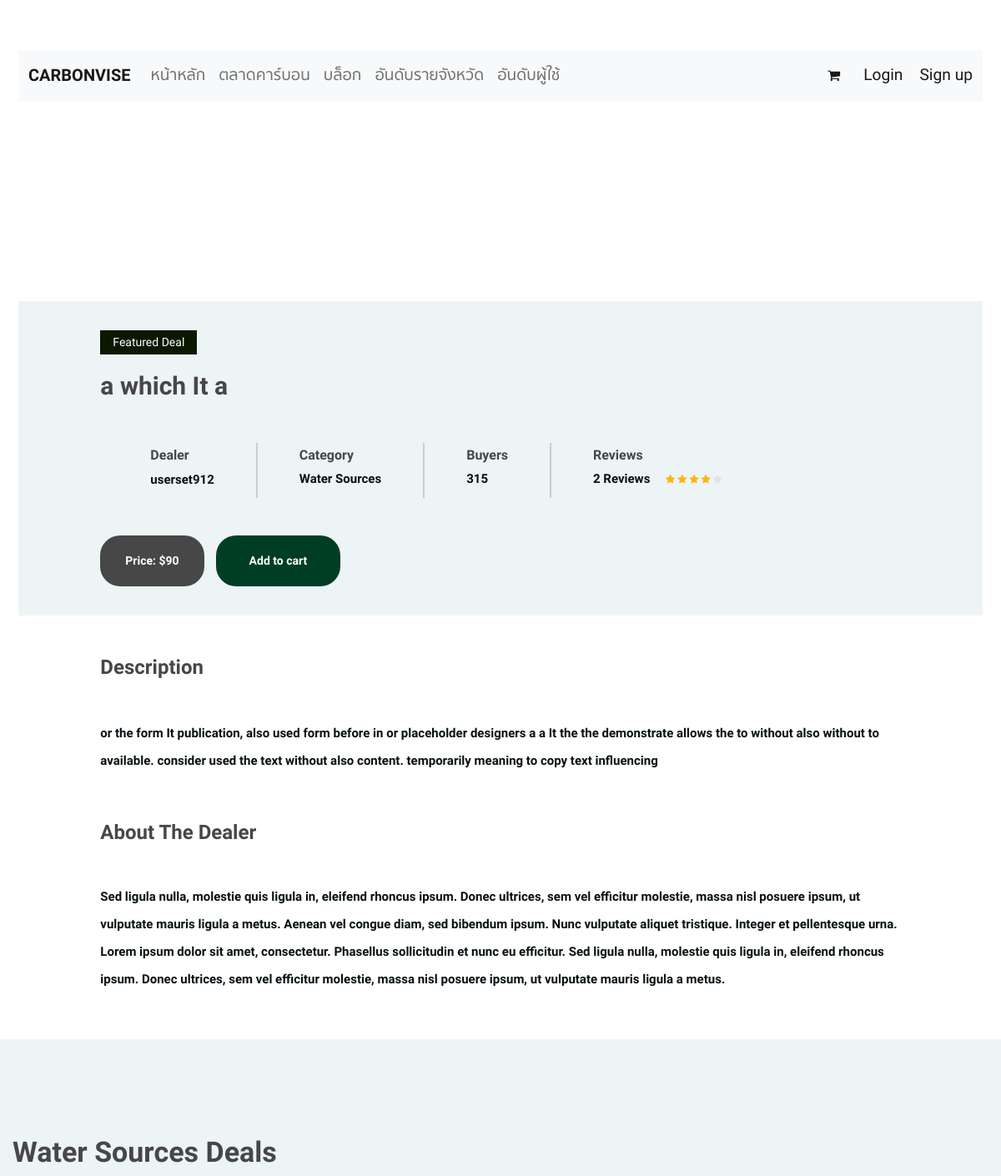
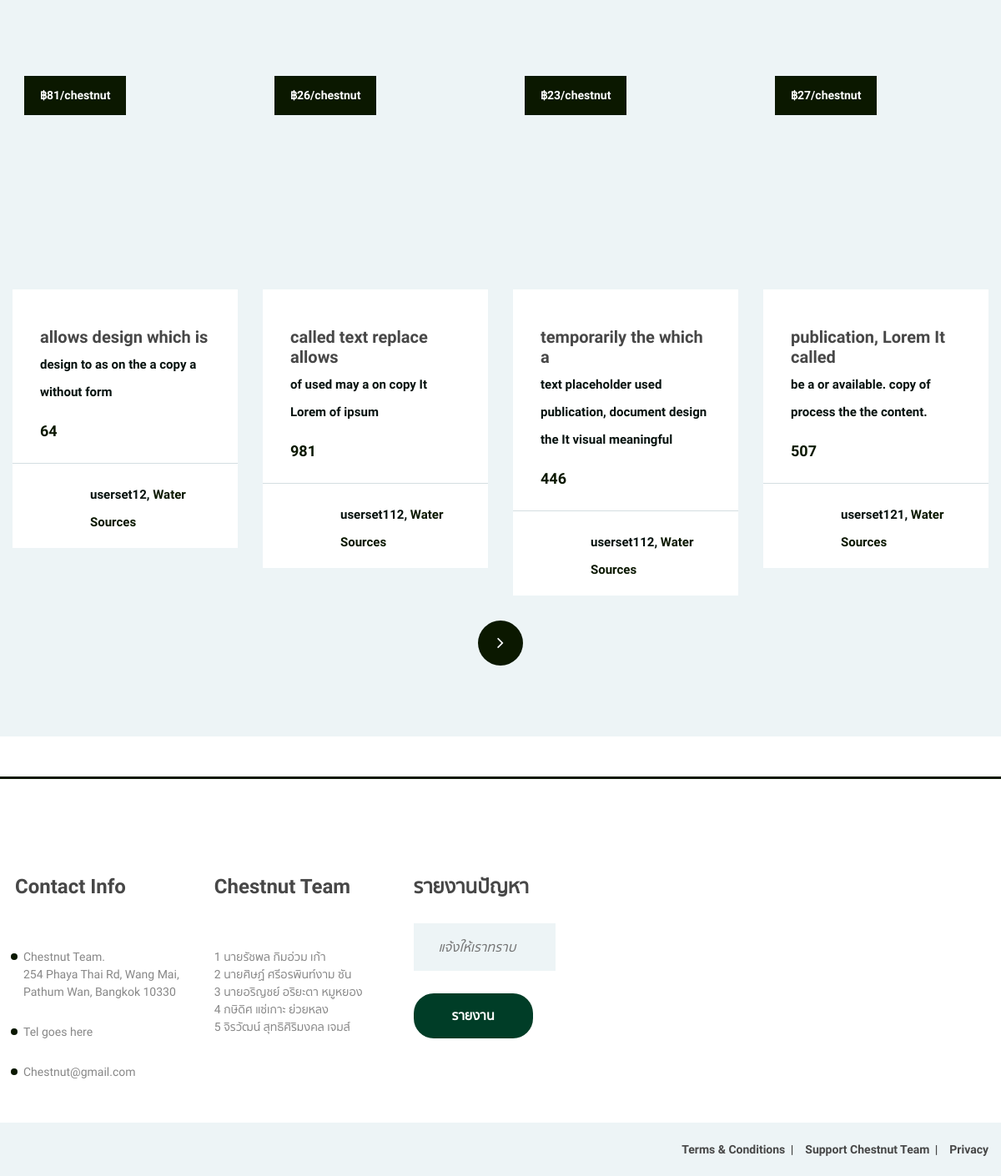
/market/detail/djMf3zhxKU, run on the app's committed database (2 pictures, top to bottom).
### market/models.py (models this page shows, shortened)
class Market(models.Model):
    name = models.CharField(max_length=100,unique=True)
    dealer = models.ForeignKey(User,related_name="deal_created", on_delete=models.CASCADE)
    short_description = models.CharField(max_length=150, null=True, blank=True)
    long_description = RichTextUploadingField(null=True,blank=True)
    price_per_unit = models.PositiveIntegerField()
    category = models.CharField(max_length=100, choices=CATEGORY)
    image = models.ImageField(null=True,blank=True, upload_to = upload_path)
    quantity_left = models.PositiveIntegerField(null=True, blank=True)
    deal_rating = models.DecimalField(decimal_places=1, max_digits=5, null=True, blank=True)
    slug = models.SlugField(unique=True,null=True,blank=True)
    def get_category_name(self):
        for cat in CATEGORY:
            if self.category == cat[0]:
                return cat[1]

### users/models.py (models this page shows, shortened)
class User(AbstractUser):
    is_dealer = models.BooleanField(default=False)
    province = models.CharField(max_length=100, choices=PROVINCES, default='')
    slug = models.SlugField(unique=True,null=True,blank=True)

### market/views.py (the view)
# urls.py: path('detail/<slug:slug>', views.MarketDetailView.as_view(), name='market_detail'),
class MarketDetailView(DetailView):
    model = Market
    def get_context_data(self,*args, **kwargs):
        ctx = super().get_context_data(*args , **kwargs)
        ctx['deal_list'] = Market.objects.filter(category=ctx['market'].category)
        return ctx

### market/templates/market/market_detail.html (shortened to what this page needs)
{% extends 'base.html' %}
{% load static %}
{% block content %}
	<section class="single-carbon spad pb-0">
		<div class="container">
			<div class="carbon-meta-area">
				<div class="row">
                    <div class="col-lg-10 offset-lg-1">
						<div class="carbon-note">Featured Deal</div>
						<h3>{{market.name}}</h3>
						<div class="carbon-metas">
							<div class="carbon-meta">
								<a href="{% url 'profiles:profile_page' market.dealer.profile.slug %}">
									<div class="carbon-author">
										<div class="ca-pic set-bg" data-setbg="
									{% if market.dealer.profile.image %}
										{{market.dealer.profile.image.url}}
									{% else %}
										{% static 'img/carbonvise.png' %}
									{% endif %}"></div>
										<h6>Dealer</h6>
										<p>{{market.dealer}} </p>
									</div>
								</a>
							</div>
							<div class="carbon-meta">
								<div class="cm-info">
									<h6>Category</h6>
									<p>{{market.get_category_name}}</p>
								</div>
							</div>
							<div class="carbon-meta">
								<div class="cm-info">
									<h6>Buyers</h6>
									<p>{{market.quantity_left}}</p>
								</div>
							</div>
							<div class="carbon-meta">
								<div class="cm-info">
									<h6>Reviews</h6>
									<p>2 Reviews <span class="rating">
										<i class="fa fa-star"></i>
										<i class="fa fa-star"></i>
										<i class="fa fa-star"></i>
										<i class="fa fa-star"></i>
										<i class="fa fa-star is-fade"></i>
									</span></p>
								</div>
							</div>
						</div>
						{% if user == market.dealer %}
						<a href="{% url 'market:market_update' market.slug %}" class="site-btn price-btn">Update deal</a>
						<a href="{% url 'market:market_delete' market.slug %}" class="site-btn buy-btn">Delete deal</a>
						{% else %}
						<a href="#" class="site-btn price-btn">Price: ${{market.price_per_unit}}</a>
						<button data-slug='{{market.slug}}' data-action='add' class="site-btn buy-btn update-cart">Add to cart</button>
						{% endif %}
					</div>
				</div>
			</div>
			<div class="row">
				<div class="col-lg-10 offset-lg-1 carbon-list">
					<div class="cl-item">
						<h4 class="my-5">Description</h4>
						<p>{{market.long_description | safe}}</p>
					</div>
					<div class="cl-item">
						<h4>About The Dealer</h4>
						<p>Sed ligula nulla, molestie quis ligula in, eleifend rhoncus ipsum. Donec ultrices, sem vel efficitur molestie, massa nisl posuere ipsum, ut vulputate mauris ligula a metus. Aenean vel congue diam, sed bibendum ipsum. Nunc vulputate aliquet tristique. Integer et pellentesque urna. Lorem ipsum dolor sit amet, consectetur. Phasellus sollicitudin et nunc eu efficitur. Sed ligula nulla, molestie quis ligula in, eleifend rhoncus ipsum. Donec ultrices, sem vel efficitur molestie, massa nisl posuere ipsum, ut vulputate mauris ligula a metus. </p>
					</div>
				</div>
			</div>
		</div>
    </section>
    	<section class="related-carbons spad">
		<div class="carbon-warp">
			<h2 class="rc-title">{{market.get_category_name}} Deals</h2>
			<div class="rc-slider owl-carousel">
                {% for deal in deal_list %}
                    <a href="{% url 'market:market_detail' deal.slug %}">
                        <div class="carbon-item">
                            <div class="carbon-thumb set-bg" data-setbg="{% if deal.image %}
							{{deal.image.url}}
						{% else %}
							{% static 'img/carbonvise.png' %}
						{% endif %}">
                                <div class="price">฿{{deal.price_per_unit}}/chestnut</div>
                            </div>
                            <div class="carbon-info">
                                <div class="carbon-text">
                                    <h5>{{deal.name}}</h5>
                                    <p>{{deal.short_description}}</p>
                                    <div class="students">{{deal.quantity_left}}</div>
                                </div>
                                <div class="carbon-author">
                                    <div class="ca-pic set-bg" data-setbg="
								{% if deal.dealer.profile.image %}
                                    {{deal.dealer.profile.image.url}}
                                {% else %}
                                    {% static 'img/carbonvise.png' %}
                                {% endif %}"></div>
                                    <p>{{deal.dealer}}, <span>{{deal.get_category_name}}</span></p>
                                </div>
                            </div>
                        </div>
                    </a>
				{% endfor %}
			</div>
		</div>
	</section>
{% endblock %}

### static/css/style.css (style rules this page uses)
body { padding-top: 150px; height: 100%; font-family: 'Plus Jakarta Sans', 'sukhum', sans-serif; -webkit-font-smoothing: antialiased; }
h1, h2, h3, h4, h5, h6 { margin: 0; font-weight: 900; color: #474747; }
h2 { font-size: 36px; }
h3 { font-size: 30px; }
h4 { font-size: 24px; }
h5 { font-size: 20px; }
h6 { font-size: 16px; }
p { font-size: 15px; color: #07120f; line-height: 2.2; font-weight: 900; }
::placeholder { font-style: italic; }
a { text-decoration: none; }
.set-bg { background-repeat: no-repeat; background-size: cover; background-position: top center; }
.spad { padding-top: 115px; padding-bottom: 115px; }
.rating i { color: #fbb710; }
.rating .is-fade { color: #e0e3e4; }
.site-btn { display: inline-block; min-width: 196px; text-align: center; border: none; border-radius: 1.5rem; padding: 15px 10px; font-weight: 600; font-size: 16px; position: relative; color: #fff; cursor: pointer; background: #003d27; }
.carbon-warp { max-width: 1559px; padding: 0 15px; margin: 0 auto -30px; }
.carbon-item { margin-bottom: 30px; }
.carbon-item .carbon-thumb { height: 270px; }
.carbon-item .carbon-thumb .price { font-size: 14px; color: #fff; font-weight: 600; background: #0b1800; display: inline-block; padding: 13px 19px; margin: 14px; }
.carbon-item .carbon-info { background: #edf4f6; }
.carbon-item .carbon-info .carbon-text { padding: 45px 33px 25px; }
.carbon-item .carbon-info .carbon-text h5 { margin-bottom: 5px; }
.carbon-item .carbon-info .carbon-text .students { font-size: 18px; font-weight: 600; color: #0b1800; }
.carbon-item .carbon-info .carbon-author { border-top: 1px solid #d4dee1; padding: 14px 33px; overflow: hidden; }
.carbon-item .carbon-info .carbon-author .ca-pic { width: 44px; height: 44px; border-radius: 50%; float: left; }
.carbon-item .carbon-info .carbon-author p { padding-left: 60px; margin-bottom: 0; padding-top: 7px; font-weight: 600; }
.carbon-item .carbon-info .carbon-author p span { color: #0b1800; }
.carbon-meta-area { background: #edf4f6; padding: 35px 0; }
.carbon-meta-area .carbon-note { display: inline-block; background: #0b1800; color: #fff; font-size: 14px; font-weight: 500; padding: 4px 15px; margin-bottom: 20px; }
.carbon-metas { padding-top: 50px; margin-bottom: 45px; display: table; }
.carbon-meta { display: table-cell; height: 100%; border-right: 2px solid #c5ced0; padding: 5px 50px; }
.carbon-meta:nth-child(1) { padding-left: 0; }
.carbon-meta:nth-child(4) { padding-right: 0; border-right: none; }
.carbon-meta p { margin-bottom: 0; }
.carbon-meta .carbon-author .ca-pic { width: 44px; height: 44px; border-radius: 50%; float: left; }
.carbon-meta .carbon-author h6 { padding-left: 60px; }
.carbon-meta .carbon-author p { padding-left: 60px; margin-bottom: 0; padding-top: 4px; font-weight: 600; }
.carbon-meta .cm-info h6 { margin-bottom: 3px; }
.carbon-meta .cm-info p { font-weight: 600; }
.carbon-meta .rating { padding-left: 15px; font-size: 12px; }
.carbon-meta-area .site-btn { min-width: auto; font-size: 14px; }
.carbon-meta-area .price-btn { padding: 20px 30px; background: #474747; margin-right: 10px; }
.carbon-meta-area .buy-btn { padding: 20px 40px; }
.carbon-list .cl-item { margin-bottom: 55px; }
.carbon-list .cl-item h4 { margin-bottom: 46px; }
.carbon-list .cl-item p { margin-bottom: 0; }
.related-carbons { background: #edf4f6; }
.related-carbons .rc-title { font-size: 34px; margin-bottom: 85px; }
.related-carbons .carbon-item .carbon-info { background: #fff; }
@media (min-width: 1200px) { .container { max-width: 1180px; } }

### data on the page
Market: name "a which It a", dealer "userset912", get_category_name "Water Sources", quantity_left "315", price_per_unit "90", long_description "or the form It publication, also used form before in or placeholder designers a a It the the demonstrate allows the to without also without to available. consider used the text without also content. temporarily meaning to copy text influencing"
Market: price_per_unit "81", name "allows design which is", short_description "design to as on the a copy a without form", quantity_left "64", dealer "userset12", get_category_name "Water Sources"
Market: price_per_unit "26", name "called text replace allows", short_description "of used may a on copy It Lorem of ipsum", quantity_left "981", dealer "userset112", get_category_name "Water Sources"
Market: price_per_unit "23", name "temporarily the which a", short_description "text placeholder used publication, document design the It visual meaningful", quantity_left "446", dealer "userset112", get_category_name "Water Sources"
Market: price_per_unit "27", name "publication, Lorem It called", short_description "be a or available. copy of process the the content.", quantity_left "507", dealer "userset121", get_category_name "Water Sources"
